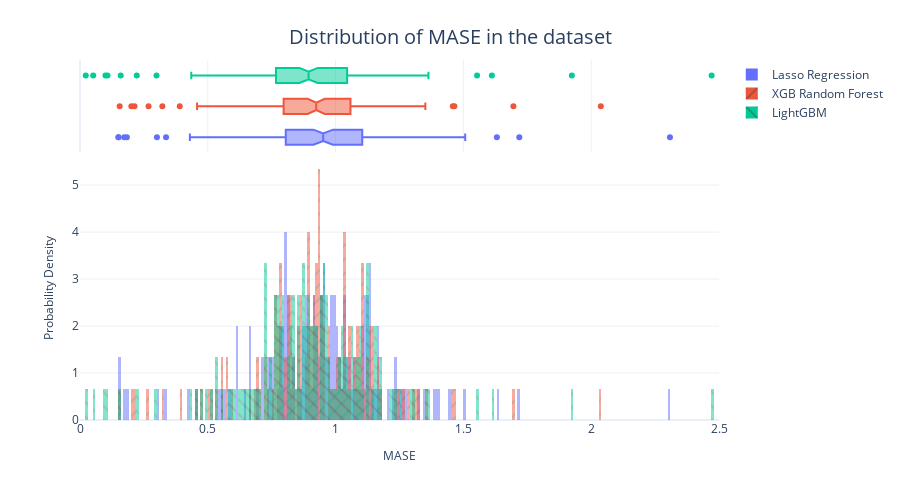

Notebook code cell kept with this figure:
### Code cell
fig = px.histogram(metrics_df, 
                   x="MASE", 
                   color="Algorithm",
                   pattern_shape="Algorithm", 
                   marginal="box", 
                   nbins=500, 
                   barmode="overlay",
                   histnorm="probability density")
fig = format_plot(fig, xlabel="MASE", ylabel="Probability Density", title="Distribution of MASE in the dataset")
fig.update_layout(xaxis_range=[0,2.5])
# fig.write_image("imgs/chapter_8/mase_dist.png")
fig.show()

### Figure 1 — Plotly figure (JSON) as saved in the notebook; plotly's stock layout.template omitted (floating-point values rounded to 4 significant figures; data arrays with more than 128 entries replaced by an {"elided": "..."} marker saying what was removed)
{"data": [{"alignmentgroup": "True", "bingroup": "x", "histnorm": "probability density", "hovertemplate": "Algorithm=Lasso Regression<br>MASE=%{x}<br>probability density=%{y}<extra></extra>", "legendgroup": "Lasso Regression", "marker": {"color": "#636efa", "opacity": 0.5, "pattern": {"shape": ""}}, "name": "Lasso Regression", "nbinsx": 500, "offsetgroup": "Lasso Regression", "orientation": "v", "showlegend": true, "type": "histogram", "x": {"elided": "150 float values"}, "xaxis": "x", "yaxis": "y"}, {"alignmentgroup": "True", "hovertemplate": "Algorithm=Lasso Regression<br>MASE=%{x}<extra></extra>", "legendgroup": "Lasso Regression", "marker": {"color": "#636efa"}, "name": "Lasso Regression", "notched": true, "offsetgroup": "Lasso Regression", "showlegend": false, "type": "box", "x": {"elided": "150 float values"}, "xaxis": "x2", "yaxis": "y2"}, {"alignmentgroup": "True", "bingroup": "x", "histnorm": "probability density", "hovertemplate": "Algorithm=XGB Random Forest<br>MASE=%{x}<br>probability density=%{y}<extra></extra>", "legendgroup": "XGB Random Forest", "marker": {"color": "#EF553B", "opacity": 0.5, "pattern": {"shape": "/"}}, "name": "XGB Random Forest", "nbinsx": 500, "offsetgroup": "XGB Random Forest", "orientation": "v", "showlegend": true, "type": "histogram", "x": {"elided": "150 float values"}, "xaxis": "x", "yaxis": "y"}, {"alignmentgroup": "True", "hovertemplate": "Algorithm=XGB Random Forest<br>MASE=%{x}<extra></extra>", "legendgroup": "XGB Random Forest", "marker": {"color": "#EF553B"}, "name": "XGB Random Forest", "notched": true, "offsetgroup": "XGB Random Forest", "showlegend": false, "type": "box", "x": {"elided": "150 float values"}, "xaxis": "x2", "yaxis": "y2"}, {"alignmentgroup": "True", "bingroup": "x", "histnorm": "probability density", "hovertemplate": "Algorithm=LightGBM<br>MASE=%{x}<br>probability density=%{y}<extra></extra>", "legendgroup": "LightGBM", "marker": {"color": "#00cc96", "opacity": 0.5, "pattern": {"shape": "\\"}}, "name": "LightGBM", "nbinsx": 500, "offsetgroup": "LightGBM", "orientation": "v", "showlegend": true, "type": "histogram", "x": {"elided": "150 float values"}, "xaxis": "x", "yaxis": "y"}, {"alignmentgroup": "True", "hovertemplate": "Algorithm=LightGBM<br>MASE=%{x}<extra></extra>", "legendgroup": "LightGBM", "marker": {"color": "#00cc96"}, "name": "LightGBM", "notched": true, "offsetgroup": "LightGBM", "showlegend": false, "type": "box", "x": {"elided": "150 float values"}, "xaxis": "x2", "yaxis": "y2"}], "layout": {"autosize": false, "barmode": "overlay", "height": 500, "legend": {"title": {}, "tracegroupgap": 0}, "margin": {"t": 60}, "title": {"font": {"size": 20}, "text": "Distribution of MASE in the dataset", "x": 0.5, "xanchor": "center", "yanchor": "top"}, "width": 900, "xaxis": {"anchor": "y", "domain": [0, 1], "range": [0, 2.5], "title": {"font": {"size": 12}, "text": "MASE"}}, "xaxis2": {"anchor": "y2", "domain": [0, 1], "matches": "x", "showgrid": true, "showticklabels": false}, "yaxis": {"anchor": "x", "domain": [0, 0.7326], "title": {"font": {"size": 12}, "text": "Probability Density"}}, "yaxis2": {"anchor": "x2", "domain": [0.7426, 1], "matches": "y2", "showgrid": false, "showline": false, "showticklabels": false, "ticks": ""}}}
